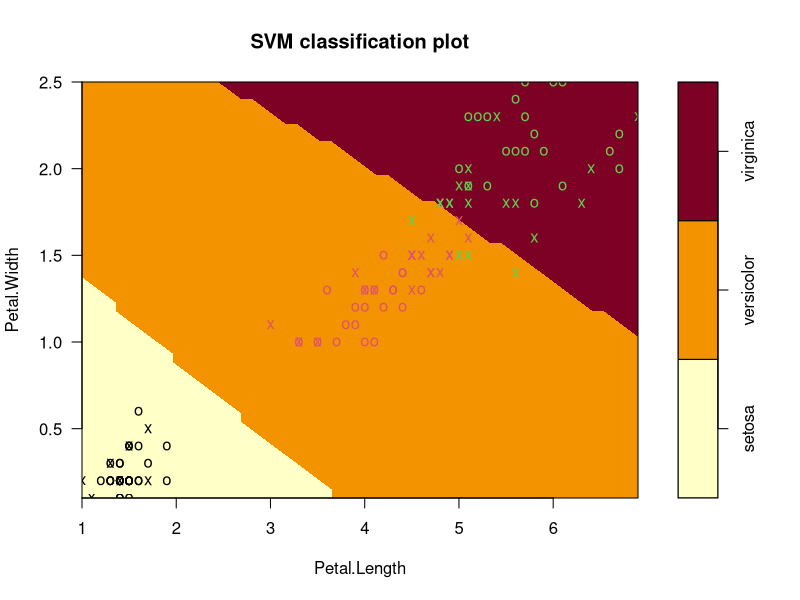

Reproduce this figure in R.
library(e1071)
train_rows <- sample(nrow(iris), 0.8 * nrow(iris), replace = FALSE)

train_set <- iris[train_rows, ]
test_set <- iris[-train_rows, ]

model <- svm(Species~., data=train_set, type="C-classification", kernel="radial", gamma=0.25)
model

cols_to_hold <- c("Sepal.Length", "Sepal.Width")
held_constant <- lapply(cols_to_hold, function(x){mean(train_set[[x]])})
names(held_constant) <- cols_to_hold

plot(model, train_set, Petal.Width ~ Petal.Length, slice = held_constant)

test_set_predictions <- predict(model, test_set, type = "class")
caret::confusionMatrix(test_set_predictions,  test_set$Species)
